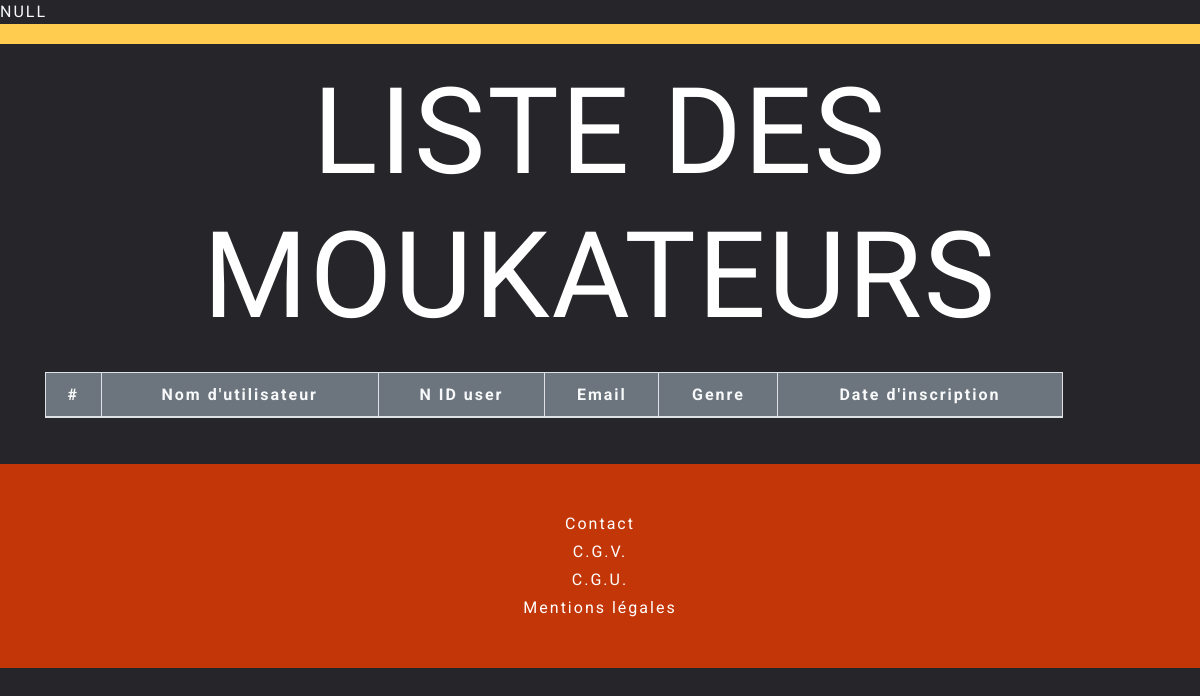
The app's page /pages/admin/admin-gestion-user.php, older data.
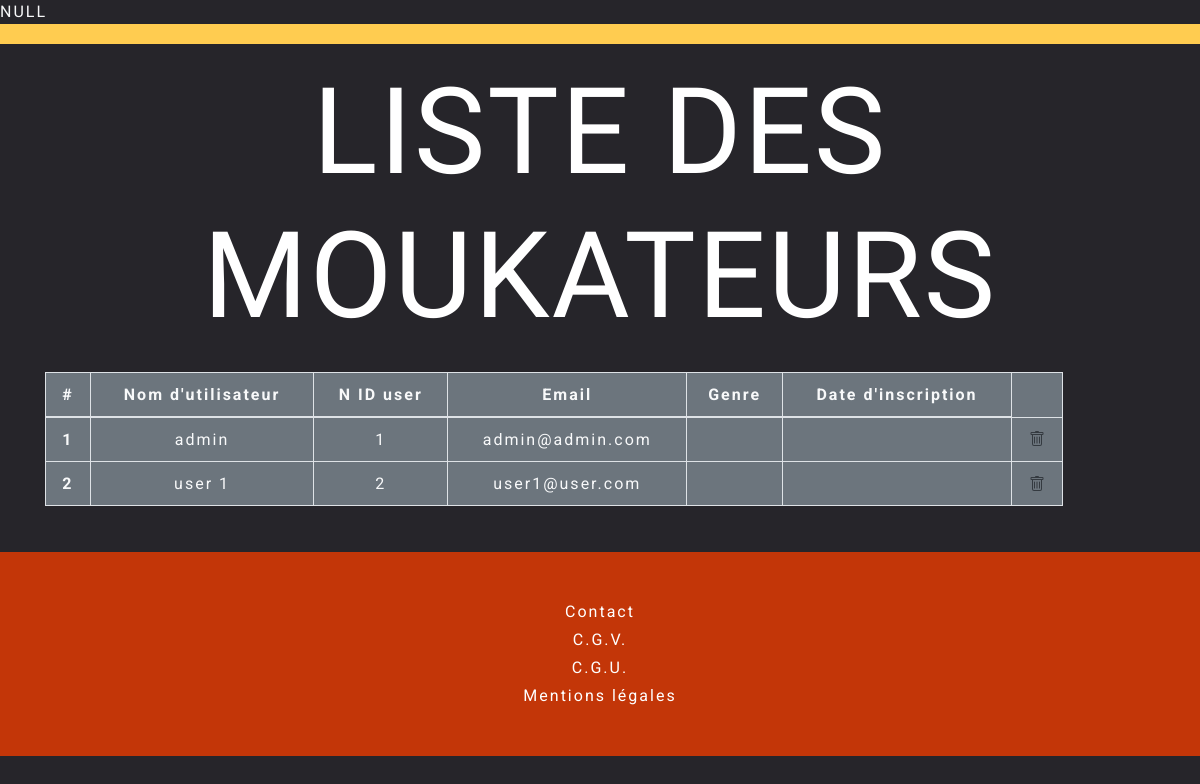
The same page, newer data.
### tables this page shows
CREATE TABLE `users` (
  `id` int(10) UNSIGNED NOT NULL,
  `pseudo` varchar(255) NOT NULL,
  `avatar` varchar(255) DEFAULT NULL,
  `last_name` varchar(255) NOT NULL,
  `first_name` varchar(255) NOT NULL,
  `email` varchar(100) NOT NULL,
  `password` varchar(200) NOT NULL,
  `role` varchar(100) NOT NULL,
  `created_at` timestamp NOT NULL DEFAULT CURRENT_TIMESTAMP ON UPDATE CURRENT_TIMESTAMP,
  `delete_account` tinyint(1) NOT NULL DEFAULT '0'
);

### src/controller/user-function.php (called while the page is built, shortened)
<?php
function getAllUsers()
{
    global $db_connect;
    $requet = "SELECT * FROM moukatali.users";
    $query = $db_connect->query($requet);
    $all_users = $query->fetchAll();
    return $all_users;
}
?>

### src/pages/admin/admin-gestion-user.php (the view, shortened to what this page needs)
<div class="text-light">
  <?php
  require '../../../config/database.php';
  require '../../controller/user-function.php';
  $all_users = getAllUsers();
  include('../../layout/head.php');
  var_dump($user_info);
  ?>
</head>
  <body>
    <header class="header-main ">
    </header>
    <section>
      <div class="container">
        <h1 class="text-uppercase text-center py-3">liste des moukateurs</h1>
        <table class="col-11 table table-bordered bg-secondary  text-center text-light">
          <thead>
            <tr>
              <th scope="col">#</th>
              <th scope="col">Nom d'utilisateur</th>
              <th scope="col">N ID user</th>
              <th scope="col">Email</th>
              <th scope="col">Genre</th>
              <th scope="col">Date d'inscription</th>
            </tr>
          </thead>
          <tbody>
            <?php foreach ($all_users as $key => $all_user) : ?>
              <div class="user">
                <tr>
                  <th scope="row"><?php echo $key + 1; ?></th>
                  <td><?php echo $all_user['pseudo']; ?></td>
                  <td><?php echo $all_user['id']; ?></td>
                  <td><?php echo $all_user['email']; ?></td>
                  <td><?php echo $all_user['genre']; ?></td>
                  <td><?php echo $all_user['date_inscription']; ?></td>
                  <td class="align-middle">
                    <a class="text-dark" href="moukateurs.php?delete-user=<?= $all_user['id'] ?>" role="button">
                  </td>
                </tr>
              </div>
            <?php endforeach; ?>
          </tbody>
        </table>
      </div>
    </section>
</div>
<footer class="text-center py-5 d-flex flex-column">
  <a href="#" class="mb-1">Contact</a>
  <a href="#" class="mb-1">C.G.V.</a>
  <a href="#" class="mb-1">C.G.U.</a>
  <a href="#">Mentions légales</a>
</footer>
</body>
</html>

Row changes from the older to the newer data that the page shows:
added users: pseudo "admin", id "1", email "admin@admin.com"
added users: pseudo "user 1", id "2", email "user1@user.com"
